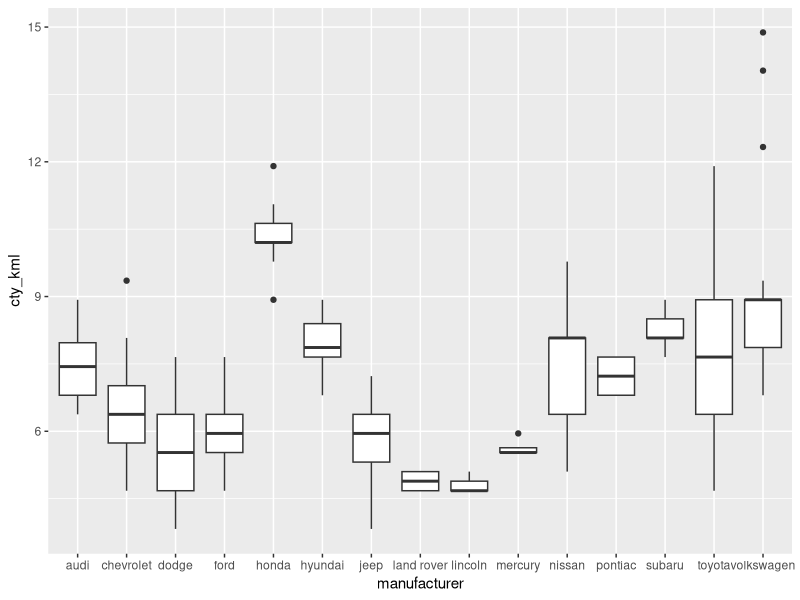
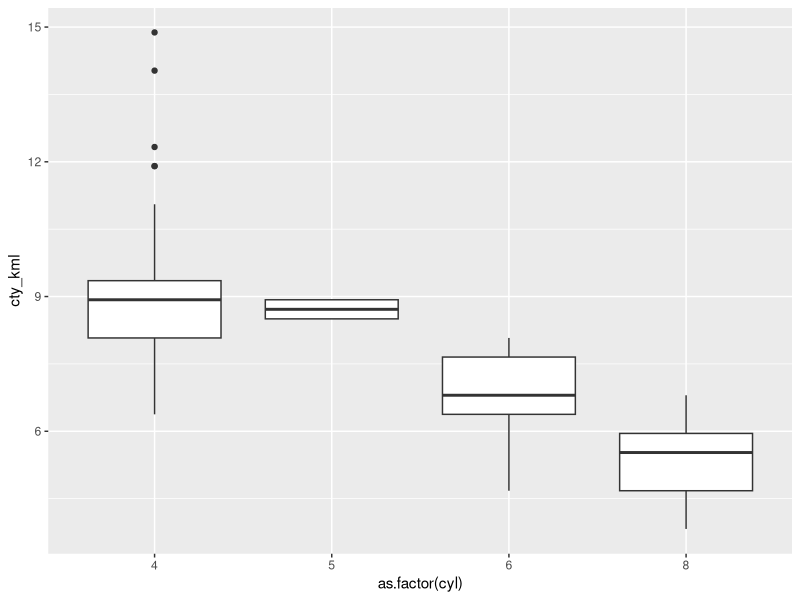
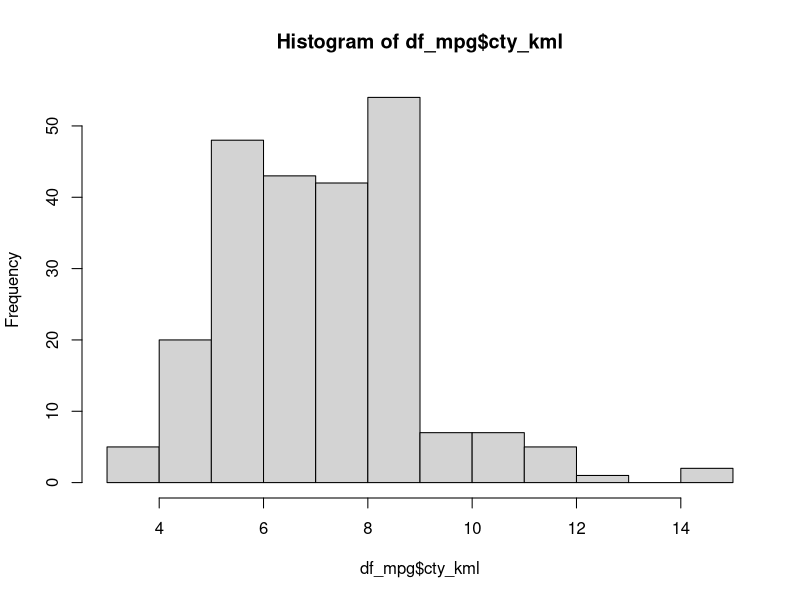
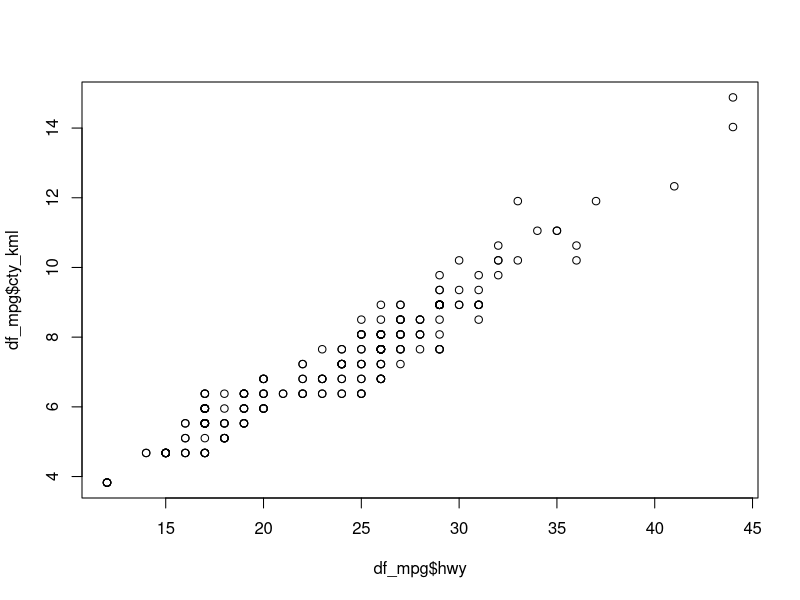

These figures' R source, in order:
library(ggplot2)
library(dplyr)

install.packages("ggplot2")

df_mpg <- mpg

## Summaries -----
head(df_mpg)
str(df_mpg)

?mpg

summary(df_mpg)

## MUTATION ------
df_mpg$cty_kml <- df_mpg$cty * 0.42514370
str(df_mpg)

## PLOT -------
plt <- ggplot(df_mpg, aes(manufacturer, cty_kml))
plt + geom_boxplot()

ggplot(df_mpg, aes(x = as.factor(cyl), cty_kml))+ geom_boxplot()

hist(df_mpg$cty_kml)
plot(df_mpg$hwy, df_mpg$cty_kml)

## ANOVA ------
aov(cty_kml ~ manufacturer, data = df_mpg)
summary(aov(cty_kml ~ manufacturer, data = df_mpg))

?aov
